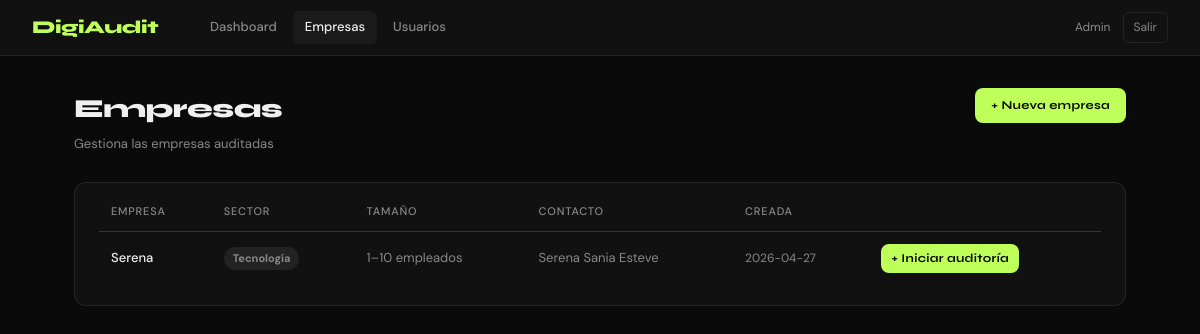
The app's page /companies (signed in) with its own data.
### tables this page shows
CREATE TABLE companies (
            id INTEGER PRIMARY KEY AUTOINCREMENT,
            name TEXT NOT NULL,
            sector TEXT,
            size TEXT,
            contact TEXT,
            created_by INTEGER,
            created_at TEXT DEFAULT CURRENT_TIMESTAMP
        );

### app.py (the view)
@app.route('/companies')
@login_required
def companies():
    db = get_db()
    uid = session['user_id']
    role = session['user_role']
    if role == 'admin':
        rows = db.execute('SELECT * FROM companies ORDER BY created_at DESC').fetchall()
    else:
        rows = db.execute('SELECT * FROM companies WHERE created_by=? ORDER BY created_at DESC', (uid,)).fetchall()
    db.close()
    return render_template('companies.html', companies=rows)

### app.py (called while the page is built)
def get_db():
    db = sqlite3.connect(DB)
    db.row_factory = sqlite3.Row
    return db

def login_required(f):
    @wraps(f)
    def decorated(*args, **kwargs):
        if 'user_id' not in session:
            return redirect(url_for('login'))
        return f(*args, **kwargs)
    return decorated

### templates/companies.html (shortened to what this page needs)
{% extends 'base.html' %}
{% block content %}
<div class="page-header">
  <div>
    <h1>Empresas</h1>
    <p>Gestiona las empresas auditadas</p>
  </div>
  <a href="{{ url_for('new_company') }}" class="btn btn-primary">+ Nueva empresa</a>
</div>
<div class="card">
  {% if companies %}
  <table>
    <thead>
      <tr>
        <th>Empresa</th>
        <th>Sector</th>
        <th>Tamaño</th>
        <th>Contacto</th>
        <th>Creada</th>
        <th></th>
      </tr>
    </thead>
    <tbody>
    {% for c in companies %}
    <tr>
      <td style="font-weight:500;">{{ c.name }}</td>
      <td><span class="badge badge-gray">{{ c.sector or '—' }}</span></td>
      <td style="color:var(--muted);font-size:13px;">{{ c.size or '—' }}</td>
      <td style="color:var(--muted);font-size:13px;">{{ c.contact or '—' }}</td>
      <td style="color:var(--muted);font-size:12px;">{{ c.created_at[:10] }}</td>
      <td>
        <a href="{{ url_for('new_audit', company_id=c.id) }}" class="btn btn-primary btn-sm">+ Iniciar auditoría</a>
      </td>
    </tr>
    {% endfor %}
    </tbody>
  </table>
  {% endif %}
</div>
{% endblock %}

### templates/base.html (style rules this page uses)
*, *::before, *::after { box-sizing: border-box; margin: 0; padding: 0; }
:root { --bg: #0A0A0A; --surface: #111111; --surface2: #1A1A1A; --border: rgba(255,255,255,0.08); --border2: rgba(255,255,255,0.14); --text: #F0F0F0; --muted: #888; --accent: #BEFF5A; --accent-dark: #0A0A0A; --red: #E24B4A; --amber: #EF9F27; --green: #639922; --purple: #7F77DD; --teal: #1D9E75; --blue: #378ADD; --pink: #D4537E; }
body { font-family: 'DM Sans', sans-serif; background: var(--bg); color: var(--text); min-height: 100vh; font-size: 15px; line-height: 1.6; }
.page-header { margin-bottom: 28px; display: flex; align-items: flex-start; justify-content: space-between; gap: 16px; flex-wrap: wrap; }
.page-header h1 { font-family: 'Syne', sans-serif; font-weight: 800; font-size: 26px; letter-spacing: -0.5px; }
.page-header p { color: var(--muted); font-size: 13px; margin-top: 4px; }
.card { background: var(--surface); border: 1px solid var(--border); border-radius: 12px; padding: 20px 24px; }
table { width: 100%; border-collapse: collapse; }
th { text-align: left; font-size: 11px; color: var(--muted); text-transform: uppercase; letter-spacing: 0.8px; padding: 0 12px 10px; font-weight: 500; border-bottom: 1px solid var(--border); }
td { padding: 12px 12px; font-size: 13px; border-bottom: 1px solid var(--border); vertical-align: middle; }
tr:last-child td { border-bottom: none; }
.badge { display: inline-block; padding: 3px 9px; border-radius: 20px; font-size: 11px; font-weight: 700; }
.badge-gray { background: rgba(255,255,255,0.07); color: var(--muted); }
.btn { display: inline-flex; align-items: center; gap: 6px; padding: 8px 16px; border-radius: 8px; font-family: 'DM Sans', sans-serif; font-size: 13px; font-weight: 500; cursor: pointer; text-decoration: none; border: none; transition: all 0.15s; }
.btn-primary { background: var(--accent); color: #0A0A0A; font-family: 'Syne', sans-serif; font-weight: 700; font-size: 12px; letter-spacing: 0.3px; }
.btn-sm { padding: 5px 10px; font-size: 12px; }

### records on screen
companies: name "Serena", sector "Tecnología", size "1–10 empleados", contact "Serena Sania Esteve", created_at "2026-04-27"

### other values on screen
{{ session.user_name }} "Admin"
